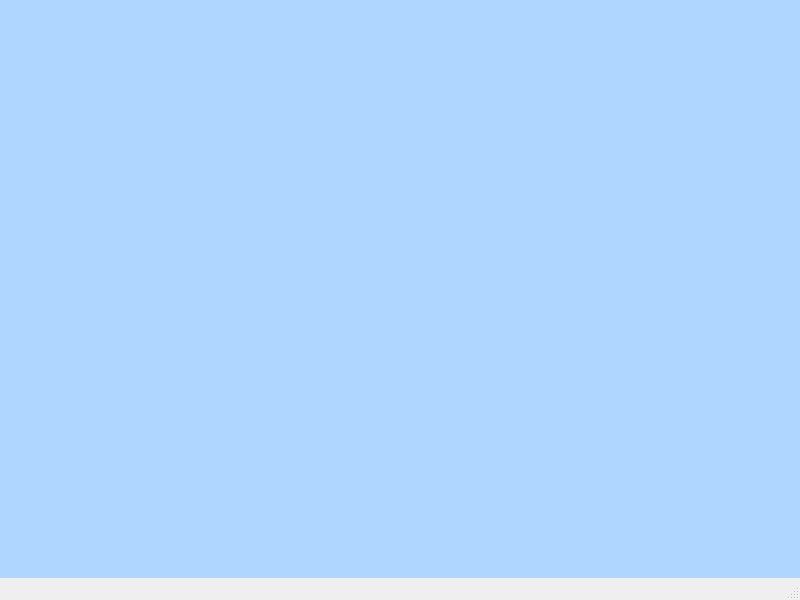
<?xml version="1.0" encoding="UTF-8"?>
<ui version="4.0">
 <class>Snake</class>
 <widget class="QMainWindow" name="Snake">
  <property name="geometry">
   <rect>
    <x>0</x>
    <y>0</y>
    <width>800</width>
    <height>600</height>
   </rect>
  </property>
  <property name="windowTitle">
   <string>Snake</string>
  </property>
  <widget class="QWidget" name="centralwidget">
   <property name="styleSheet">
    <string notr="true">image: url(:/myimage/Desktop/download.jpg);
background-color: rgb(175, 214, 255);</string>
   </property>
  </widget>
  <widget class="QMenuBar" name="menubar">
   <property name="geometry">
    <rect>
     <x>0</x>
     <y>0</y>
     <width>800</width>
     <height>17</height>
    </rect>
   </property>
  </widget>
  <widget class="QStatusBar" name="statusbar">
   <property name="font">
    <font>
     <family>Microsoft New Tai Lue</family>
     <bold>true</bold>
    </font>
   </property>
  </widget>
 </widget>
 <resources/>
 <connections/>
</ui>
